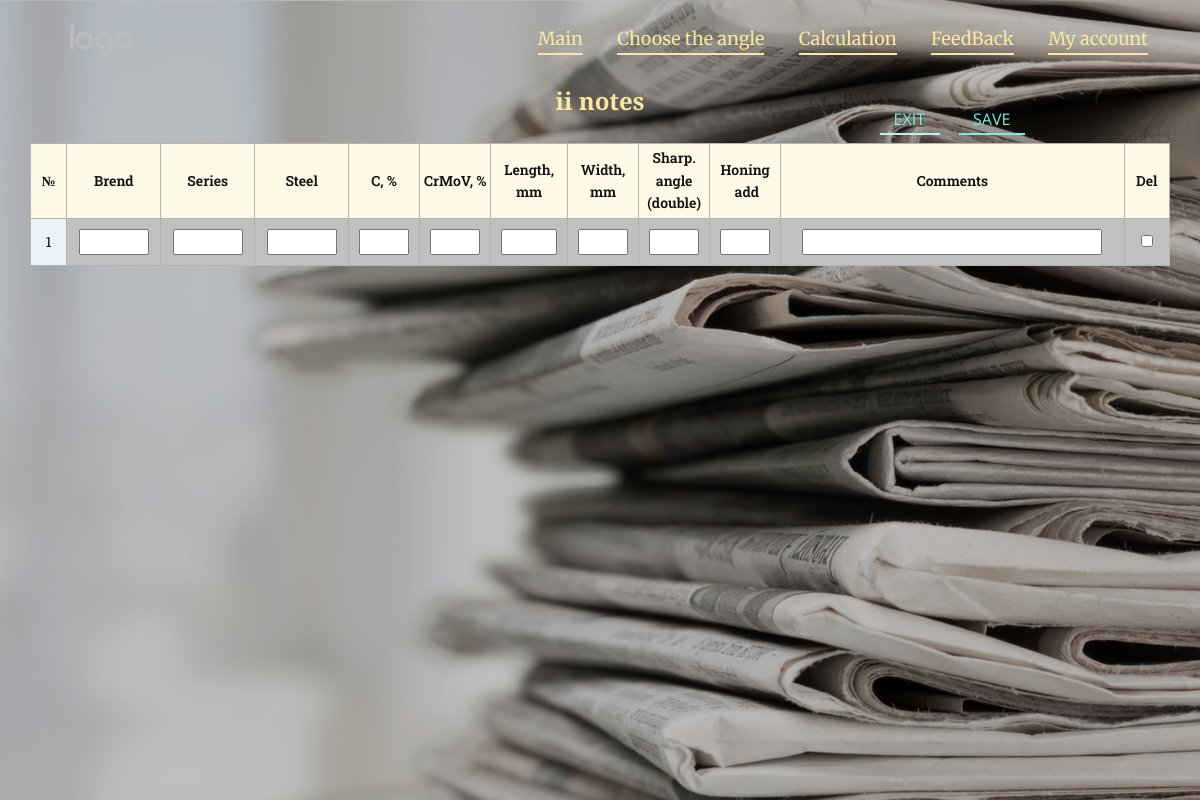
Before: /account_table_edit (signed in) with the older database file.
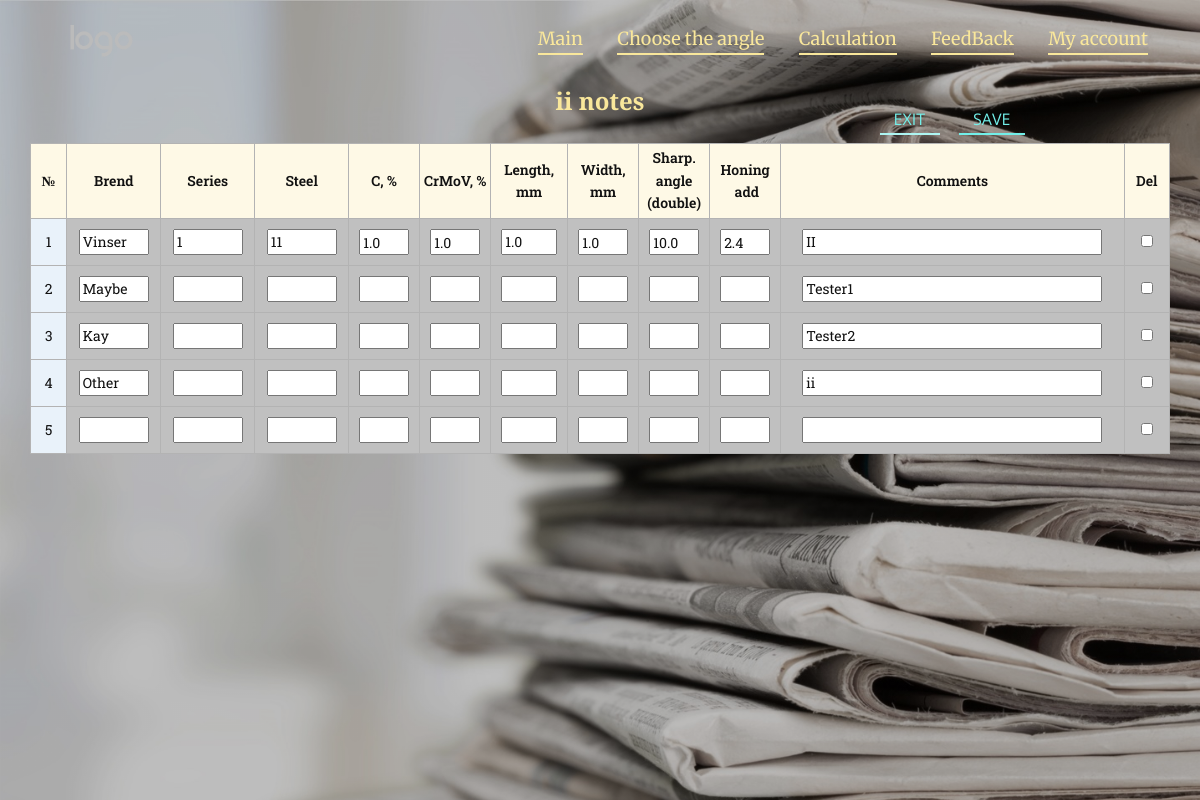
After: the same page with the newer database file.
### stay_sharp/models.py (models this page shows, shortened)
class Account_table(models.Model):
    date = models.DateField(blank=True, null=True, auto_now_add=True,)
    brend = models.CharField(max_length=30, blank=True, null=True, default='')
    series = models.CharField(max_length=30, blank=True, null=True, default='')
    steel = models.CharField(max_length=20, blank=True, null=True, default='')
    carbon = models.FloatField(validators=[MinValueValidator(0), MaxValueValidator(6)], blank=True, null=True, default='')
    CrMoV = models.FloatField(validators=[MinValueValidator(0), MaxValueValidator(50)], blank=True, null=True, default='')
    length = models.FloatField(validators=[MinValueValidator(0), MaxValueValidator(500)], blank=True, null=True, default='')
    width = models.FloatField(validators=[MinValueValidator(0), MaxValueValidator(60)], blank=True, null=True, default='')
    grinding_angle = models.FloatField(validators=[MinValueValidator(0), MaxValueValidator(40)], blank=True, null=True, default='')
    honing_add = models.FloatField(blank=True, null=True, default='')
    comments = models.TextField(blank=True, null=True, default='')
    user = models.ForeignKey(settings.AUTH_USER_MODEL, on_delete=models.CASCADE, default=get_superuser)

### stay_sharp/views.py (the view)
# urls.py: path('account_table_edit', views.account_table_edit, name='account_table_edit'),
def account_table_edit(request):
    Account_tableFormSet = modelformset_factory(Account_table, exclude=('date',), can_delete=True)
    user = request.user
    if user and user.is_active:
        if request.method == 'POST':
            formset = Account_tableFormSet(request.POST, queryset=Account_table.objects.filter(user=user))
            if formset.is_valid():
                if not any([formset.cleaned_data[-1][value] for value in formset.cleaned_data[-1] if value != 'user']):
                    formset.cleaned_data[-1]['DELETE'] = True
                formset.save()
                return redirect('account_table')
            formset = Account_tableFormSet(queryset=Account_table.objects.filter(user=user))
            return render(request, 'Account-table_edit.html', context={'formset': formset})
        else:
            formset = Account_tableFormSet(queryset=Account_table.objects.filter(user=user))
            return render(request, 'Account-table_edit.html',
                          context={'formset': formset, 'error_messages': 'Not correct input'})
    return render(request, 'registration/old/Login.html', context={'error': "You need to login"})

### stay_sharp/models.py (called while the page is built)
def get_superuser():
    su_user = User.objects.filter(
        is_superuser=True).first()  # if you have more than 1 superuser, this get the first in list.
    if su_user:
        return su_user.id

### templates/Account-table_edit.html (shortened to what the changed rows need)
{% extends 'Base.html' %}
{% load static %}
{% block static_main %}
    <link rel="stylesheet" href="{% static 'css/stay_sharp/Account-table.css' %}" media="screen">
{% endblock %}
{% block section1 %}
    <section
            class="skrollable u-align-center u-clearfix u-hidden-xs u-image u-lightbox u-parallax u-shading u-section-1"
            id="account_table" data-image-width="1435" data-image-height="1000">
        <div class="u-clearfix u-sheet u-sheet-1">
            <div class="u-align-left-md u-align-left-sm u-align-left-xs u-expanded-width-lg u-expanded-width-md u-expanded-width-sm u-expanded-width-xl u-expanded-width-xs u-table u-table-responsive u-table-1"
                 data-animation-name="" data-animation-duration="0" data-animation-delay="0"
                 data-animation-direction="">
                <table class="u-table-entity u-table-entity-1">
                    <colgroup>
                    </colgroup>
                    <thead class="u-align-center u-custom-font u-font-roboto-slab u-palette-3-light-3 u-table-header u-table-valign-middle u-table-header-1">
                    <tr style="height: 75px;">
                        <th class="u-border-1 u-border-grey-30 u-custom-font u-font-roboto-slab u-table-cell u-table-cell-1">
                            №
                        </th>
                        <th class="u-border-1 u-border-grey-30 u-custom-font u-font-roboto-slab u-table-cell u-table-cell-2">
                            Brend
                        </th>
                        <th class="u-border-1 u-border-grey-30 u-custom-font u-font-roboto-slab u-table-cell u-table-cell-3">
                            Series
                        </th>
                        <th class="u-border-1 u-border-grey-30 u-custom-font u-font-roboto-slab u-table-cell u-table-cell-4">
                            Steel
                        </th>
                        <th class="u-border-1 u-border-grey-30 u-custom-font u-font-roboto-slab u-table-cell u-table-cell-5">
                            C, %
                        </th>
                        <th class="u-border-1 u-border-grey-30 u-custom-font u-font-roboto-slab u-table-cell u-table-cell-6">
                            CrMoV, %
                        </th>
                        <th class="u-border-1 u-border-grey-30 u-custom-font u-font-roboto-slab u-table-cell u-table-cell-7">
                            Length, mm
                        </th>
                        <th class="u-border-1 u-border-grey-30 u-custom-font u-font-roboto-slab u-table-cell u-table-cell-8">
                            Width, mm
                        </th>
                        <th class="u-border-1 u-border-grey-30 u-custom-font u-font-roboto-slab u-table-cell u-table-cell-9">
                            Sharp. angle (double)
                        </th>
                        <th class="u-border-1 u-border-grey-30 u-custom-font u-font-roboto-slab u-table-cell u-table-cell-10">
                            Honing<br>&nbsp;add
                        </th>
                        <th class="u-border-1 u-border-grey-30 u-custom-font u-font-roboto-slab u-table-cell u-table-cell-11">
                            Comments
                        </th>
                        <th class="u-border-1 u-border-grey-30 u-custom-font u-font-roboto-slab u-table-cell u-table-cell-12">
                            Del
                        </th>
                    </tr>
                    </thead>
                    <tbody class="u-align-center u-custom-font u-font-roboto-slab u-grey-10 u-table-alt-grey-25 u-table-body u-table-body-1">
                    <form action="" method="POST" id="edit">
                        {% for form in formset %}
                            <tr style="height: 25px;">
                                <td class="u-border-1 u-border-grey-30 u-first-column u-palette-1-light-3 u-table-cell">{{ forloop.counter }}</td>
                                {% for field in form.visible_fields %}
                                    {% if field.label == 'User' %}
                                        <div>
                                            <input type="hidden" name="{{ field.html_name }}" value="{{ user.id }}"
                                                   id="{{ field.id_for_label }}">
                                        </div>
                                    {% elif field.label == "Comments" %}
                                        <td class="u-border-1 u-border-grey-30 u-table-cell">
                                            <input style="width: 300px !important;height: 26px !important; "
                                                   name="{{ field.html_name }}"
                                                   id="{{ field.id_for_label }}"
                                                   value="{{ field.initial }}"
                                                   type="{{ field.widget_type }}">
                                        </td>
                                    {% elif field.label == 'Delete' %}
                                        <td class="u-border-1 u-border-grey-30 u-table-cell">
                                            <input style="width: 12px !important; height: 12px !important;"
                                                   name="{{ field.html_name }}"
                                                   type="{{ field.widget_type }}"
                                                   id="{{ field.id_for_label }}">
                                        </td>
                                    {% elif field.label == 'Brend' or field.label == 'Steel' or field.label == 'Series' %}
                                        <td class="u-border-1 u-border-grey-30 u-table-cell">
                                            <input style="width: 70px !important; height: 26px !important;"
                                                   name="{{ field.html_name }}"
                                                   value="{{ field.initial|default_if_none:'' }}"
                                                   type="{{ field.widget_type }}" id="{{ field.id_for_label }}">
                                        </td>
                                    {% elif field.label == 'Length' %}
                                        <td class="u-border-1 u-border-grey-30 u-table-cell">
                                            <input style="width: 56px !important; height: 26px !important;"
                                                   name="{{ field.html_name }}"
                                                   value="{{ field.initial|default_if_none:'' }}"
                                                   type="{{ field.widget_type }}" id="{{ field.id_for_label }}">
                                        </td>
                                    {% else %}
                                        <td class="u-border-1 u-border-grey-30 u-table-cell">
                                            <input style="width: 50px !important; padding-top: 2px !important; height: 26px !important;"
                                                   name="{{ field.html_name }}"
                                                   value="{{ field.initial|default_if_none:'' }}"
                                                   type="{{ field.widget_type }}"
                                                   id="{{ field.id_for_label }}">
                                        </td>
                                    {% endif %}
                                {% endfor %}
                            </tr>
                        {% endfor %}
                    </form>
                    </tbody>
                </table>
            </div>
        </div>
    </section>
{% endblock %}

Changed rows visible on the page:
added Account_table: initial "Vinser" "11", initial "1.0" "1.0" "1.0" "10.0" "2.4", initial "1.0", initial "II"
added Account_table: initial "Maybe", initial "Tester1"
added Account_table: initial "Kay", initial "Tester2"
added Account_table: initial "Other", initial "ii"
Other visible differences:
form field initial: (not shown) → "1"
new list line: "2         ☐"
new list line: "3         ☐"
new list line: "4         ☐"
new list line: "5           ☐"
